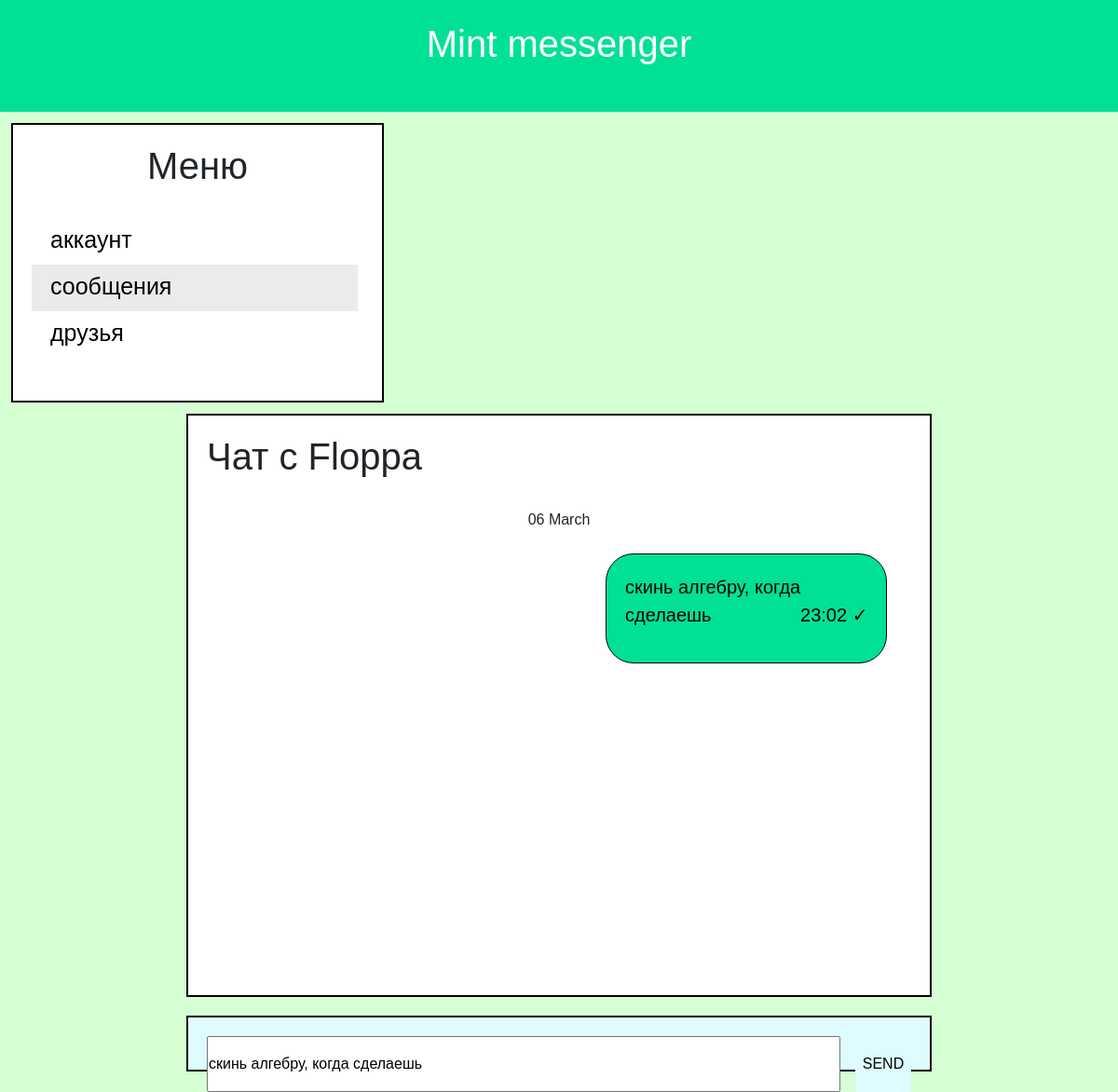
The app's page /chats/3/edit/4/ (signed in) with its own data.
### mint/models.py (models this page shows)
class Messages(models.Model):
    message = models.TextField()
    send_time = models.DateTimeField(auto_now_add=True)
    user = models.ForeignKey(User, db_index=True, on_delete=models.CASCADE, related_name='user')
    user_to = models.ForeignKey(User, db_index=True, on_delete=models.CASCADE, related_name='user_to')
    is_read = models.BooleanField(default=False)
    class Meta:
        ordering = ('send_time', 'message')
    def get_absolute_url_edit(self):
        return reverse('edit', kwargs={'user': User.objects.get(id=self.user_to_id).id,
                                       'message': self.pk})
    def get_absolute_url_delete(self):
        return reverse('delete', kwargs={'message': self.pk})

### mint/views.py (the view, shortened to what this page needs)
# urls.py: path('chats/<int:user>/edit/<int:message>/', EditMessage.as_view(), name='edit'),
class EditMessage(DataMixin, UpdateView):
    model = Messages
    pk_url_kwarg = 'message'
    template_name = 'mint/message_edit.html'
    form_class = EditMessageForm
    def dispatch(self, request, *args, **kwargs):
        if not request.user.is_authenticated:
            return HttpResponseRedirect(LOGOUT_REDIRECT_URL)
        return super().dispatch(request, *args, **kwargs)
    def get_messages(self):
        messages = []
        user = self.kwargs['user']
        user_id = self.request.user.id
        previous_date = ''
        return get_messages(messages, user, user_id, previous_date)
    def get_context_data(self, *, objects_list=None, **kwargs):
        context = super().get_context_data(**kwargs)
        c_def = self.get_user_context(title='Чат с ' + User.objects.get(id=self.kwargs['user']).username,
                                      id=self.object.id,
                                      messages=self.get_messages(),
                                      option_selected=2)
        return dict(list(context.items()) + list(c_def.items()))

### mint/forms.py
class EditMessageForm(forms.ModelForm):
    class Meta:
        model = Messages
        fields = ['message']
        widgets = {
            'message': forms.TextInput(attrs={'autofocus': True,
                                              'class': 'input_field',
                                              'autocomplete': 'off',
                                              'placeholder': 'write something...',
                                              'title': ''})
        }
    def __init__(self, *args, **kwargs):
        super(EditMessageForm, self).__init__(*args, **kwargs)
        self.fields['message'].label = ''

### mint/templatetags/mint_tags.py (called while the page is built)
@register.inclusion_tag('mint/message_template.html')
def message(m):
    return {'m': m}

### mint/utils.py (called while the page is built)
    def get_user_context(self, **kwargs):
        context = kwargs
        context['menu'] = menu
        return context

### mint/views.py (called while the page is built)
def get_date(given_date, date_shape):
    if date.today().strftime('%Y') == given_date.strftime('%Y'):
        if date.today() == given_date.date():
            message_date = 'Today'
        elif date.today() - timedelta(days=1) == given_date.date():
            message_date = 'Yesterday'
        else:
            message_date = given_date.strftime(date_shape)
    else:
        message_date = given_date.strftime(date_shape + ', %Y')
    return message_date

### mint/templates/mint/message_edit.html (shortened to what this page needs)
{% extends 'mint/base.html' %}
{% load mint_tags %}
{% block content %}
<div class="block messages overflow">
    <h1>{{ title }}</h1>
    <br>
    {% for m in messages %}
    <div style="text-align: center">
        {% if m.date %}
        <p>{{ m.date }}</p>
        {% endif %}
    </div>
    {% if m.date %}
    <br>
    {% endif %}
    {% if m.message.id == id %}
    {% message m=m %}
    {% else %}
    {% message m=m %}
    {% endif %}
    {% empty %}
    <h1 style="text-align: center">Пока сообщений нет :(</h1>
    {% endfor %}
</div>
<div class="message_input">
    <form method="post">
        {{ form.message }}
        <button type="submit" class="message_submit">SEND</button>
    </form>
</div>
{% endblock content %}

### mint/templates/mint/message_template.html (shortened to what this page needs)
{% if m.is_my %}
<div class="message_background" style="display: flex">
    <div class="message your">
        <p>{{ m.message.message }}</p>
        {% if m.is_read %}
        <p class="send_time">{{ m.send_time|date:'H:i' }} ✓✓</p>
        {% else %}
        <p class="send_time">{{ m.send_time|date:'H:i' }} ✓</p>
        {% endif %}
    </div>
</div>
{% endif %}

### mint/static/mint/css/style.css (style rules this page uses)
* { font-family: Arial; margin: 0; padding: 0; }
.block { display: block; width: 100%; border: 2px solid black; margin: 0; margin-bottom: 15px; height: 751px; padding: 20px; background: #fff }
.overflow { overflow: scroll; overflow-x:hidden }
.messages { height: 626px }
.message { display: block; width: 40%; border-radius: 30px; font-size: 20px; background: #fff; color: #000; padding: 20px; border: 1px solid black }
.your { background: #00e096; color: #000; margin-left: 428px; }
.message_input { display: block; height: 60px; width: 100%; border: 2px solid black; margin: 20px auto; padding: 20px; background: #defbff }
.input_field { display: inline-block; width: 90%; height: 60px }
.message_submit { display: inline-block; width: 60px; height: 60px; float: right; cursor: pointer; border: 0; background: #defbff }
.messages p { display: inline }
.send_time { float: right }

### records on screen
Messages: date "06 March", message.message "скинь алгебру, когда сделаешь", send_time "23:02", message "скинь алгебру, когда сделаешь"

### other values on screen
{{ i.title }} "аккаунт" "друзья"
{{ i.title }} "сообщения"
{{ title }} "Чат с Floppa"
